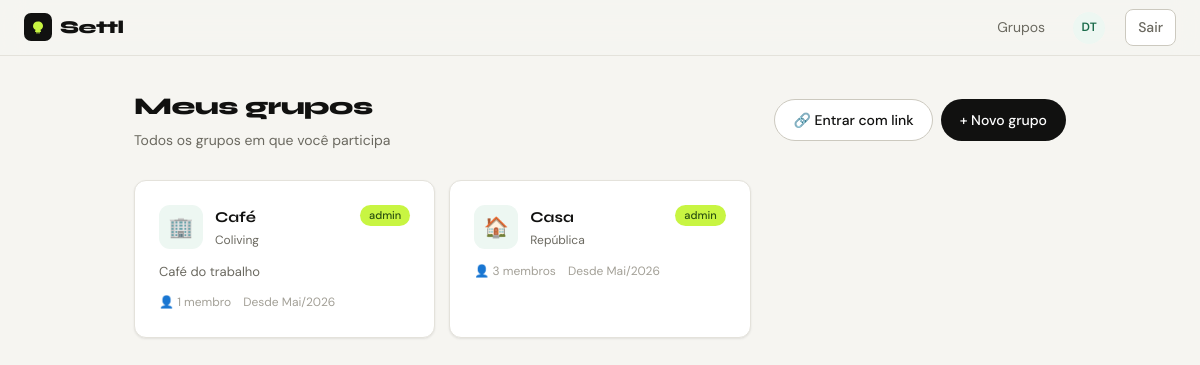
The page /groups/ (signed in) on the database its author committed.
### accounts/models.py (models this page shows, shortened)
class User(AbstractUser):
    email = models.EmailField(unique=True)
    avatar_initials = models.CharField(max_length=2, blank=True)
    pix_key = models.CharField(max_length=100, blank=True, verbose_name='Chave Pix')
    phone = models.CharField(max_length=20, blank=True, verbose_name='Telefone')
    created_at = models.DateTimeField(auto_now_add=True)
    USERNAME_FIELD = 'email'
    REQUIRED_FIELDS = ['username', 'first_name', 'last_name']
    def get_full_name(self):
        return f'{self.first_name} {self.last_name}'.strip() or self.email
    class Meta:
        verbose_name = 'Usuário'
        verbose_name_plural = 'Usuários'

### groups/models.py (models this page shows, shortened)
class Membership(models.Model):
    ROLE_CHOICES = [
        ('admin', 'Administrador'),
        ('member', 'Membro'),
    ]
    user = models.ForeignKey(settings.AUTH_USER_MODEL, on_delete=models.CASCADE, related_name='memberships')
    group = models.ForeignKey(Group, on_delete=models.CASCADE, related_name='memberships')
    role = models.CharField(max_length=10, choices=ROLE_CHOICES, default='member')
    joined_at = models.DateTimeField(auto_now_add=True)
    is_active = models.BooleanField(default=True)
    class Meta:
        unique_together = ('user', 'group')
        verbose_name = 'Membro'
        verbose_name_plural = 'Membros'

class Group(models.Model):
    TYPE_CHOICES = [
        ('republica', 'República'),
        ('coliving', 'Coliving'),
        ('familia', 'Família'),
        ('viagem', 'Viagem'),
        ('outro', 'Outro'),
    ]
    name = models.CharField(max_length=100, verbose_name='Nome')
    type = models.CharField(max_length=20, choices=TYPE_CHOICES, default='republica', verbose_name='Tipo')
    description = models.TextField(blank=True, verbose_name='Descrição')
    invite_token = models.UUIDField(default=uuid.uuid4, unique=True, editable=False)
    created_by = models.ForeignKey(
        settings.AUTH_USER_MODEL, on_delete=models.SET_NULL,
        null=True, related_name='created_groups'
    )
    created_at = models.DateTimeField(auto_now_add=True)
    is_active = models.BooleanField(default=True)
    class Meta:
        verbose_name = 'Grupo'
        verbose_name_plural = 'Grupos'
        ordering = ['-created_at']

### groups/views.py (the view)
# urls.py: path('', views.group_list, name='group_list'),
@login_required
def group_list(request):
    memberships = request.user.memberships.filter(is_active=True).select_related('group')
    return render(request, 'groups/list.html', {'memberships': memberships})

### templates/groups/list.html (shortened to what this page needs)
{% extends "base.html" %}
{% block content %}
<div class="container">
  <div style="display:flex;align-items:center;justify-content:space-between;margin-bottom:1.75rem;flex-wrap:wrap;gap:12px;">
    <div>
      <h1 class="page-title">Meus grupos</h1>
      <p class="page-sub">Todos os grupos em que você participa</p>
    </div>
    <div style="display:flex;gap:8px;">
      <a href="/groups/enter/" class="btn btn-secondary">🔗 Entrar com link</a>
      <a href="/groups/new/" class="btn btn-primary">+ Novo grupo</a>
    </div>
  </div>
  {% if memberships %}
  <div style="display:grid;grid-template-columns:repeat(auto-fill,minmax(280px,1fr));gap:14px;">
    {% for m in memberships %}
    <a href="/groups/{{ m.group.pk }}/" style="text-decoration:none;display:block;">
      <div class="card" style="height:100%;transition:box-shadow .15s,transform .15s;" onmouseover="this.style.transform='translateY(-2px)';this.style.boxShadow='0 6px 20px rgba(0,0,0,.08)'" onmouseout="this.style.transform='';this.style.boxShadow=''">
        <div style="display:flex;align-items:flex-start;gap:12px;margin-bottom:12px;">
          <div style="width:44px;height:44px;border-radius:11px;background:var(--primary-light);display:flex;align-items:center;justify-content:center;font-size:20px;flex-shrink:0;">
            {% if m.group.type == 'republica' %}🏠{% elif m.group.type == 'viagem' %}✈️{% elif m.group.type == 'familia' %}👨‍👩‍👧{% elif m.group.type == 'coliving' %}🏢{% else %}👥{% endif %}
          </div>
          <div style="flex:1;min-width:0;">
            <div style="font-family:var(--font-display);font-weight:700;font-size:15px;color:var(--text);">{{ m.group.name }}</div>
            <div style="font-size:12px;color:var(--text-secondary);margin-top:2px;">{{ m.group.get_type_display }}</div>
          </div>
          {% if m.role == 'admin' %}<span class="badge badge-accent">admin</span>{% endif %}
        </div>
        {% if m.group.description %}
        <p style="font-size:13px;color:var(--text-secondary);line-height:1.5;margin-bottom:12px;">{{ m.group.description|truncatechars:80 }}</p>
        {% endif %}
        <div style="font-size:12px;color:var(--text-hint);display:flex;align-items:center;gap:12px;">
          <span>👤 {{ m.group.memberships.count }} membro{% if m.group.memberships.count != 1 %}s{% endif %}</span>
          <span>Desde {{ m.joined_at|date:"M/Y" }}</span>
        </div>
      </div>
    </a>
    {% endfor %}
  </div>
  {% endif %}
</div>
{% endblock %}

### templates/base.html (shortened to what this page needs)
<!DOCTYPE html>
<html lang="pt-br">
<head>
  <link rel="stylesheet" href="/static/css/main.css">
</head>
<body>
{% if user.is_authenticated %}
<nav class="nav">
  <a href="/dashboard/" class="nav-brand">
    <div class="logo-mark">
      <svg width="16" height="16" viewBox="0 0 16 16" fill="none">
        <path d="M8 2.5C5 2.5 3 4.5 3 7c0 1.8 1 3.2 2.5 3.8L5 13h6l-.5-2.2C12 10.2 13 8.8 13 7c0-2.5-2-4.5-5-4.5z" fill="#c8f542"/>
        <path d="M6 13h4v1.5H6V13z" fill="#c8f542" opacity=".6"/>
      </svg>
    </div>
    <span class="logo-text">Settl</span>
  </a>
  <div class="nav-links">
    <a href="/groups/">Grupos</a>
    <a href="/accounts/profile/">
      <div class="avatar" title="{{ user.get_full_name }}">{{ user.avatar_initials }}</div>
    </a>
    <a href="/accounts/logout/" class="btn btn-sm btn-secondary" style="margin-left:4px;">Sair</a>
  </div>
</nav>
{% endif %}
<main>
  {% block content %}{% endblock %}
</main>
</body>
</html>

### static/css/main.css (style rules this page uses)
:root { --bg: #f6f5f1; --surface: #ffffff; --border: #e4e2db; --border-strong: #ccc9bf; --text: #111110; --text-secondary: #6b6960; --text-hint: #a3a097; --primary: #1a6b4a; --primary-hover: #155a3d; --primary-light: #edf7f2; --accent: #c8f542; --accent-text: #2a5010; --success: #16a34a; --success-light: #f0fdf4; --warning: #d97706; --warning-light: #fffbeb; --danger: #dc2626; --danger-light: #fef2f2; --radius: 12px; --radius-sm: 8px; --radius-pill: 100px; --shadow: 0 1px 3px rgba(0,0,0,.05), 0 1px 2px rgba(0,0,0,.04); --font-display: 'Syne', sans-serif; --font-body: 'DM Sans', sans-serif; }
*, *::before, *::after { box-sizing: border-box; margin: 0; padding: 0; }
html { scroll-behavior: smooth; }
body { font-family: var(--font-body); background: var(--bg); color: var(--text); font-size: 15px; line-height: 1.6; -webkit-font-smoothing: antialiased; }
a { color: var(--primary); text-decoration: none; }
.logo-mark { width: 28px; height: 28px; border-radius: 7px; background: var(--text); display: inline-flex; align-items: center; justify-content: center; flex-shrink: 0; }
.logo-mark svg { display: block; }
.logo-text { font-family: var(--font-display); font-weight: 800; font-size: 18px; letter-spacing: -.5px; color: var(--text); }
.nav { background: rgba(246,245,241,.9); backdrop-filter: blur(12px); border-bottom: 1px solid var(--border); padding: 0 1.5rem; display: flex; align-items: center; justify-content: space-between; height: 56px; position: sticky; top: 0; z-index: 100; }
.nav-brand { display: flex; align-items: center; gap: 8px; text-decoration: none; }
.nav-links { display: flex; align-items: center; gap: 4px; }
.nav-links a { padding: 6px 12px; border-radius: var(--radius-sm); color: var(--text-secondary); font-size: 14px; transition: background .15s, color .15s; }
.avatar { width: 32px; height: 32px; border-radius: 50%; background: var(--primary-light); color: var(--primary); font-size: 12px; font-weight: 600; display: inline-flex; align-items: center; justify-content: center; flex-shrink: 0; }
.container { max-width: 980px; margin: 0 auto; padding: 2rem 1.5rem; }
.card { background: var(--surface); border: 1px solid var(--border); border-radius: var(--radius); padding: 1.5rem; box-shadow: var(--shadow); }
.btn { display: inline-flex; align-items: center; gap: 6px; padding: 9px 18px; border-radius: var(--radius-pill); font-size: 14px; font-weight: 500; font-family: var(--font-body); border: 1px solid transparent; cursor: pointer; transition: all .15s; text-decoration: none; }
.btn-primary { background: var(--text); color: #fff; }
.btn-secondary { background: var(--surface); color: var(--text); border-color: var(--border-strong); }
.btn-sm { padding: 5px 12px; font-size: 13px; }
.badge { display: inline-flex; align-items: center; padding: 2px 9px; border-radius: 20px; font-size: 11px; font-weight: 500; }
.badge-accent { background: var(--accent); color: var(--accent-text); }
.page-title { font-family: var(--font-display); font-size: 24px; font-weight: 800; letter-spacing: -.5px; }
.page-sub { color: var(--text-secondary); font-size: 14px; margin-top: 3px; }

### rows shown on the page
User: avatar_initials "DT"
Membership: group.name "Café", group.type "Coliving", role "admin", group.description "Café do trabalho", group.memberships.count "1", joined_at "Mai/2026"
Membership: group.name "Casa", group.type "República", role "admin", group.memberships.count "3", joined_at "Mai/2026"
